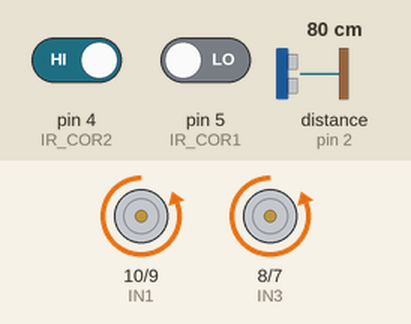
A sketch run on a simulated Arduino Uno, built with avr-gcc and run on an emulated ATmega328P. Shown: motor-driver pin pairs drawn as motors (green arrow = first pin HIGH = forward, orange = second pin HIGH = backward, longer = more drive, scaled by the enable pin). Inputs (shaded band) come from the test bench; at power-on: pin 4 (IR_COR2) HIGH, pin 5 (IR_COR1) LOW, distance to the obstacle (sensor on pin 2) 80 cm. The echo pulse lasts 58.3 µs per cm.

Above: at 2.8 s.
2.9 s: pin 4 (IR_COR2) driven LOW
At 5.5 s:
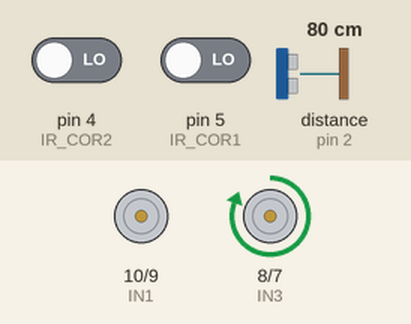
8.1 s: pin 4 (IR_COR2) driven HIGH
At 10.0 s:
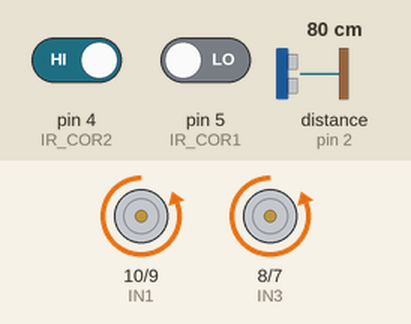
Timing chart, 0 to 11.5 s (numbered marks = the images above; inputs shaded):
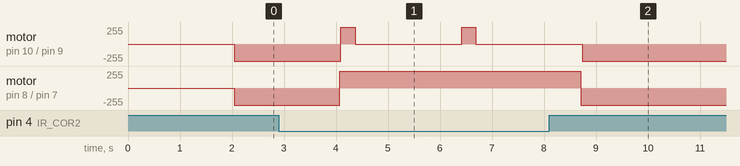

The sketch:

Sumo_Autonomo_V3.ino
```cpp
// Projeto: Robo Sumo Autonomo
// Programador: Thiago Ramos Bernardo
//Número 1 eh preto // 0 branco
//Biblioteca Ultrassonico
#include <Ultrasonic.h>
//Portas Ultrassonico
#define PIN_TRIG 3
#define PIN_ECHO 2
//Definindo Trig e Echo
Ultrasonic Sumo_Main(PIN_TRIG, PIN_ECHO);
//PWM:
int ENA = 11 ; int ENB = 6;
//Motores DC na ponte H

int IN1 = 10; int IN2 = 9; int IN3 = 8; int IN4 = 7;
//Sensores de cor:
int IR_COR1 = 5; int IR_COR2 = 4; // 2   12
void setup() {
  Serial.begin(9600);

  //Define os pinos da Ponte H
  pinMode(ENA, OUTPUT);  pinMode(ENB, OUTPUT);
  pinMode(IN1, OUTPUT);  pinMode(IN2, OUTPUT); pinMode(IN3, OUTPUT); pinMode(IN4, OUTPUT);

  //Define as entradas digitais
  pinMode(IR_COR1, INPUT); pinMode(IR_COR2, INPUT);

}

void loop() {
    delay(2000);
  long Dist_1 = Sumo_Main.Ranging(CM);
  long Dist_2 = Sumo_Main.Ranging(CM);
  long Dist_3 = Sumo_Main.Ranging(CM);
  long Dist_4 = Sumo_Main.Ranging(CM);
  long Dist_T = (((Dist_1) + (Dist_2) + (Dist_3)) / 3);
  //Serial.println(Dist_T);
  int S_IR_COR1 = digitalRead(IR_COR1);
  int S_IR_COR2 = digitalRead(IR_COR2);
//  analogWrite(ENA, 255);
//  digitalWrite(IN3, HIGH); //Motor B - Lado direito
//  digitalWrite(IN4, LOW);
//  delay(25);
//  analogWrite(ENB, 255);
//  digitalWrite(IN1, HIGH); //Motor A - Lado esquerdo
//  digitalWrite(IN2, LOW);
//  delay(500);
//  analogWrite(ENA, 255);
//  digitalWrite(IN3, HIGH); //Motor B - Lado direito
//  digitalWrite(IN4, LOW);
//  delay(25);
//  analogWrite(ENB, 255);
//  digitalWrite(IN1, LOW); //Motor A - Lado esquerdo
//  digitalWrite(IN2, HIGH);

      if ((S_IR_COR2 == 0) && (S_IR_COR2 == 0)) {
        analogWrite(ENA, 255);
        digitalWrite(IN3, HIGH); //Motor B - Lado direito
        digitalWrite(IN4, LOW);
        delay(25);
        analogWrite(ENB, 255);
        digitalWrite(IN1, HIGH); //Motor A - Lado esquerdo
        digitalWrite(IN2, LOW);
        delay(250);
        analogWrite(ENA, 255);
        digitalWrite(IN3, HIGH); //Motor B - Lado direito
        digitalWrite(IN4, LOW);
        delay(25);
        analogWrite(ENB, 255);
        digitalWrite(IN1, LOW); //Motor A - Lado esquerdo
        digitalWrite(IN2, LOW);

        //    delay(500);
      } else if ((S_IR_COR2 == 1) && (S_IR_COR2 == 0)) {
        analogWrite(ENA, 255);
        digitalWrite(IN3, HIGH); //Motor B - Lado direito
        digitalWrite(IN4, LOW);
        delay(25);
        analogWrite(ENB, 255);
        digitalWrite(IN1, HIGH); //Motor A - Lado esquerdo
        digitalWrite(IN2, LOW);
        //delay(500);
      } else if ((S_IR_COR2 == 0) && (S_IR_COR2 == 1)) {
        analogWrite(ENA, 255);
        digitalWrite(IN3, HIGH); //Motor B - Lado direito
        digitalWrite(IN4, LOW);
        delay(25);
        analogWrite(ENB, 255);
        digitalWrite(IN1, HIGH); //Motor A - Lado esquerdo
        digitalWrite(IN2, LOW);
        //    delay(500);
      } else if ((S_IR_COR2 == 1) && (S_IR_COR2 == 1)) {
        if (Dist_T > 50) {
          analogWrite(ENA, 255);
          digitalWrite(IN3, LOW); //Motor B - Lado direito
          digitalWrite(IN4, HIGH);
          delay(25);
          analogWrite(ENB, 255);
          digitalWrite(IN1, LOW); //Motor A - Lado esquerdo
          digitalWrite(IN2, HIGH);
        } else {
          analogWrite(ENA, 255);
          digitalWrite(IN3, LOW); //Motor B - Lado direito
          digitalWrite(IN4, HIGH);
          delay(25);
          analogWrite(ENB, 255);
          digitalWrite(IN1, LOW); //Motor A - Lado esquerdo
          digitalWrite(IN2, HIGH);
          //     delay(4000);
        }
      }

}
```

Measured:
- after the input at 2.9 s, motor on pin 10 (IN1) / pin 9 (IN2): alternates forward 255/255 for 0.28 s and stopped for 2.0 s, starting after 1.2 s; motor on pin 8 (IN3) / pin 7 (IN4): backward 255/255 → forward 255/255 after 1.2 s
- after the input at 8.1 s, motor on pin 8 (IN3) / pin 7 (IN4): forward 255/255 → backward 255/255 after 0.61 s
